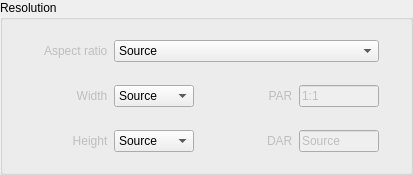
                        <widget class="QGroupBox" name="groupBoxSettings_5">
                         <property name="title">
                          <string>Resolution</string>
                         </property>
                         <layout class="QGridLayout" name="gridLayout_21">
                          <property name="topMargin">
                           <number>20</number>
                          </property>
                          <property name="bottomMargin">
                           <number>20</number>
                          </property>
                          <item row="0" column="0">
                           <layout class="QGridLayout" name="gridLayout_25">
                            <property name="topMargin">
                             <number>0</number>
                            </property>
                            <property name="horizontalSpacing">
                             <number>0</number>
                            </property>
                            <property name="verticalSpacing">
                             <number>3</number>
                            </property>
                            <item row="4" column="5">
                             <widget class="QComboBox" name="comboBox_width">
                              <property name="sizePolicy">
                               <sizepolicy hsizetype="Preferred" vsizetype="Fixed">
                                <horstretch>0</horstretch>
                                <verstretch>0</verstretch>
                               </sizepolicy>
                              </property>
                              <property name="minimumSize">
                               <size>
                                <width>80</width>
                                <height>0</height>
                               </size>
                              </property>
                              <property name="maximumSize">
                               <size>
                                <width>80</width>
                                <height>25</height>
                               </size>
                              </property>
                              <property name="maxVisibleItems">
                               <number>20</number>
                              </property>
                              <property name="iconSize">
                               <size>
                                <width>12</width>
                                <height>12</height>
                               </size>
                              </property>
                              <item>
                               <property name="text">
                                <string>Source</string>
                               </property>
                              </item>
                              <item>
                               <property name="text">
                                <string>7680</string>
                               </property>
                              </item>
                              <item>
                               <property name="text">
                                <string>4520</string>
                               </property>
                              </item>
                              <item>
                               <property name="text">
                                <string>4096</string>
                               </property>
                              </item>
                              <item>
                               <property name="text">
                                <string>3840</string>
                               </property>
                              </item>
                              <item>
                               <property name="text">
                                <string>3656</string>
                               </property>
                              </item>
                              <item>
                               <property name="text">
                                <string>2048</string>
                               </property>
                              </item>
                              <item>
                               <property name="text">
                                <string>1920</string>
                               </property>
                              </item>
                              <item>
                               <property name="text">
                                <string>1828</string>
                               </property>
                              </item>
                              <item>
                               <property name="text">
                                <string>1440</string>
                               </property>
                              </item>
                              <item>
                               <property name="text">
                                <string>1280</string>
                               </property>
                              </item>
                              <item>
                               <property name="text">
                                <string>1024</string>
                               </property>
                              </item>
                              <item>
                               <property name="text">
                                <string>768</string>
                               </property>
                              </item>
                              <item>
                               <property name="text">
                                <string>720</string>
                               </property>
                              </item>
                              <item>
                               <property name="text">
                                <string>640</string>
                               </property>
                              </item>
                              <item>
                               <property name="text">
                                <string>320</string>
                               </property>
                              </item>
                             </widget>
                            </item>
                            <item row="4" column="6" alignment="Qt::AlignRight">
                             <widget class="QLabel" name="label_8">
                              <property name="enabled">
                               <bool>false</bool>
                              </property>
                              <property name="maximumSize">
                               <size>
                                <width>16777215</width>
                                <height>24</height>
                               </size>
                              </property>
                              <property name="text">
                               <string>PAR  </string>
                              </property>
                              <property name="alignment">
                               <set>Qt::AlignRight|Qt::AlignTrailing|Qt::AlignVCenter</set>
                              </property>
                             </widget>
                            </item>
                            <item row="1" column="5">
                             <spacer name="verticalSpacer_4">
                              <property name="orientation">
                               <enum>Qt::Vertical</enum>
                              </property>
                              <property name="sizeType">
                               <enum>QSizePolicy::Fixed</enum>
                              </property>
                              <property name="sizeHint" stdset="0">
                               <size>
                                <width>20</width>
                                <height>20</height>
                               </size>
                              </property>
                             </spacer>
                            </item>
                            <item row="4" column="2">
                             <spacer name="horizontalSpacer_43">
                              <property name="orientation">
                               <enum>Qt::Horizontal</enum>
                              </property>
                              <property name="sizeType">
                               <enum>QSizePolicy::Expanding</enum>
                              </property>
                              <property name="sizeHint" stdset="0">
                               <size>
                                <width>20</width>
                                <height>20</height>
                               </size>
                              </property>
                             </spacer>
                            </item>
                            <item row="0" column="4" alignment="Qt::AlignRight">
                             <widget class="QLabel" name="label_14">
                              <property name="enabled">
                               <bool>false</bool>
                              </property>
                              <property name="minimumSize">
                               <size>
                                <width>0</width>
                                <height>0</height>
                               </size>
                              </property>
                              <property name="maximumSize">
                               <size>
                                <width>16777215</width>
                                <height>24</height>
                               </size>
                              </property>
                              <property name="text">
                               <string>   Aspect ratio  </string>
                              </property>
                              <property name="alignment">
                               <set>Qt::AlignRight|Qt::AlignTrailing|Qt::AlignVCenter</set>
                              </property>
                             </widget>
                            </item>
                            <item row="5" column="5">
                             <spacer name="verticalSpacer_8">
                              <property name="orientation">
                               <enum>Qt::Vertical</enum>
                              </property>
                              <property name="sizeType">
                               <enum>QSizePolicy::Fixed</enum>
                              </property>
                              <property name="sizeHint" stdset="0">
                               <size>
                                <width>20</width>
                                <height>20</height>
                               </size>
                              </property>
                             </spacer>
                            </item>
                            <item row="4" column="4" alignment="Qt::AlignRight">
                             <widget class="QLabel" name="label_11">
                              <property name="enabled">
                               <bool>false</bool>
                              </property>
                              <property name="minimumSize">
                               <size>
                                <width>0</width>
                                <height>0</height>
                               </size>
                              </property>
                              <property name="maximumSize">
                               <size>
                                <width>16777215</width>
                                <height>24</height>
                               </size>
                              </property>
                              <property name="text">
                               <string>   Width  </string>
                              </property>
                              <property name="alignment">
                               <set>Qt::AlignRight|Qt::AlignTrailing|Qt::AlignVCenter</set>
                              </property>
                             </widget>
                            </item>
                            <item row="6" column="5">
                             <widget class="QComboBox" name="comboBox_height">
                              <property name="sizePolicy">
                               <sizepolicy hsizetype="Preferred" vsizetype="Fixed">
                                <horstretch>0</horstretch>
                                <verstretch>0</verstretch>
                               </sizepolicy>
                              </property>
                              <property name="minimumSize">
                               <size>
                                <width>80</width>
                                <height>0</height>
                               </size>
                              </property>
                              <property name="maximumSize">
                               <size>
                                <width>80</width>
                                <height>25</height>
                               </size>
                              </property>
                              <property name="maxVisibleItems">
                               <number>20</number>
                              </property>
                              <property name="iconSize">
                               <size>
                                <width>12</width>
                                <height>12</height>
                               </size>
                              </property>
                              <item>
                               <property name="text">
                                <string>Source</string>
                               </property>
                              </item>
                              <item>
                               <property name="text">
                                <string>4320</string>
                               </property>
                              </item>
                              <item>
                               <property name="text">
                                <string>3112</string>
                               </property>
                              </item>
                              <item>
                               <property name="text">
                                <string>3072</string>
                               </property>
                              </item>
                              <item>
                               <property name="text">
                                <string>2664</string>
                               </property>
                              </item>
                              <item>
                               <property name="text">
                                <string>2540</string>
                               </property>
                              </item>
                              <item>
                               <property name="text">
                                <string>2468</string>
                               </property>
                              </item>
                              <item>
                               <property name="text">
                                <string>2304</string>
                               </property>
                              </item>
                              <item>
                               <property name="text">
                                <string>2214</string>
                               </property>
                              </item>
                              <item>
                               <property name="text">
                                <string>2204</string>
                               </property>
                              </item>
                              <item>
                               <property name="text">
                                <string>2160</string>
                               </property>
                              </item>
                              <item>
                               <property name="text">
                                <string>2056</string>
                               </property>
                              </item>
                              <item>
                               <property name="text">
                                <string>1976</string>
                               </property>
                              </item>
                              <item>
                               <property name="text">
                                <string>1744</string>
                               </property>
                              </item>
                              <item>
                               <property name="text">
                                <string>1556</string>
                               </property>
                              </item>
                              <item>
                               <property name="text">
                                <string>1536</string>
                               </property>
                              </item>
                              <item>
                               <property name="text">
                                <string>1332</string>
                               </property>
                              </item>
                              <item>
                               <property name="text">
                                <string>1234</string>
                               </property>
                              </item>
                              <item>
                               <property name="text">
                                <string>1152</string>
                               </property>
                              </item>
                              <item>
                               <property name="text">
                                <string>1107</string>
                               </property>
                              </item>
                              <item>
                               <property name="text">
                                <string>1102</string>
                               </property>
                              </item>
                              <item>
                               <property name="text">
                                <string>1080</string>
                               </property>
                              </item>
                              <item>
                               <property name="text">
                                <string>1028</string>
                               </property>
                              </item>
                              <item>
                               <property name="text">
                                <string>988</string>
                               </property>
                              </item>
                              <item>
                               <property name="text">
                                <string>872</string>
                               </property>
                              </item>
                              <item>
                               <property name="text">
                                <string>768</string>
                               </property>
                              </item>
                              <item>
                               <property name="text">
                                <string>720</string>
                               </property>
                              </item>
                              <item>
                               <property name="text">
                                <string>576</string>
                               </property>
                              </item>
                              <item>
                               <property name="text">
                                <string>540</string>
                               </property>
                              </item>
                              <item>
                               <property name="text">
                                <string>486</string>
                               </property>
                              </item>
                              <item>
                               <property name="text">
                                <string>480</string>
                               </property>
                              </item>
                              <item>
                               <property name="text">
                                <string>240</string>
                               </property>
                              </item>
                             </widget>
                            </item>
                            <item row="4" column="8">
                             <spacer name="horizontalSpacer_12">
                              <property name="orientation">
                               <enum>Qt::Horizontal</enum>
                              </property>
                              <property name="sizeHint" stdset="0">
                               <size>
                                <width>20</width>
                                <height>20</height>
                               </size>
                              </property>
                             </spacer>
                            </item>
                            <item row="6" column="4" alignment="Qt::AlignRight">
                             <widget class="QLabel" name="label_13">
                              <property name="enabled">
                               <bool>false</bool>
                              </property>
                              <property name="minimumSize">
                               <size>
                                <width>0</width>
                                <height>0</height>
                               </size>
                              </property>
                              <property name="maximumSize">
                               <size>
                                <width>16777215</width>
                                <height>24</height>
                               </size>
                              </property>
                              <property name="text">
                               <string>   Height  </string>
                              </property>
                              <property name="alignment">
                               <set>Qt::AlignRight|Qt::AlignTrailing|Qt::AlignVCenter</set>
                              </property>
                             </widget>
                            </item>
                            <item row="0" column="5" colspan="3">
                             <widget class="QComboBox" name="comboBoxAspectRatio">
                              <property name="sizePolicy">
                               <sizepolicy hsizetype="Preferred" vsizetype="Fixed">
                                <horstretch>0</horstretch>
                                <verstretch>0</verstretch>
                               </sizepolicy>
                              </property>
                              <property name="minimumSize">
                               <size>
                                <width>265</width>
                                <height>0</height>
                               </size>
                              </property>
                              <property name="maximumSize">
                               <size>
                                <width>265</width>
                                <height>25</height>
                               </size>
                              </property>
                              <property name="maxVisibleItems">
                               <number>20</number>
                              </property>
                              <item>
                               <property name="text">
                                <string>Source</string>
                               </property>
                              </item>
                              <item>
                               <property name="text">
                                <string>NTSC 4:3</string>
                               </property>
                              </item>
                              <item>
                               <property name="text">
                                <string>DV NTSC 3:2</string>
                               </property>
                              </item>
                              <item>
                               <property name="text">
                                <string>DV PAL 1,25:1</string>
                               </property>
                              </item>
                              <item>
                               <property name="text">
                                <string>CCIR 601 NTSC 1,48:1</string>
                               </property>
                              </item>
                              <item>
                               <property name="text">
                                <string>CCIR 601 Sq. NTSC 4:3</string>
                               </property>
                              </item>
                              <item>
                               <property name="text">
                                <string>CCIR 601 Sq. PAL 4:3</string>
                               </property>
                              </item>
                              <item>
                               <property name="text">
                                <string>HDTV 720 16:9</string>
                               </property>
                              </item>
                              <item>
                               <property name="text">
                                <string>HDTV 1080 16:9</string>
                               </property>
                              </item>
                              <item>
                               <property name="text">
                                <string>HDV 1080 16:9</string>
                               </property>
                              </item>
                              <item>
                               <property name="text">
                                <string>2K Academy 185</string>
                               </property>
                              </item>
                              <item>
                               <property name="text">
                                <string>2K Academy 178</string>
                               </property>
                              </item>
                              <item>
                               <property name="text">
                                <string>2K Academy 166</string>
                               </property>
                              </item>
                              <item>
                               <property name="text">
                                <string>2K Academy 1,37:1</string>
                               </property>
                              </item>
                              <item>
                               <property name="text">
                                <string>2K Academy Scope 1,17:1</string>
                               </property>
                              </item>
                              <item>
                               <property name="text">
                                <string>2K Super 35 2,35:1</string>
                               </property>
                              </item>
                              <item>
                               <property name="text">
                                <string>2K Super 185</string>
                               </property>
                              </item>
                              <item>
                               <property name="text">
                                <string>2K Super 178</string>
                               </property>
                              </item>
                              <item>
                               <property name="text">
                                <string>2K Super 166</string>
                               </property>
                              </item>
                              <item>
                               <property name="text">
                                <string>2K Full Aperture 4:3</string>
                               </property>
                              </item>
                              <item>
                               <property name="text">
                                <string>4K Academy 185</string>
                               </property>
                              </item>
                              <item>
                               <property name="text">
                                <string>4K Academy 178</string>
                               </property>
                              </item>
                              <item>
                               <property name="text">
                                <string>4K Academy 166</string>
                               </property>
                              </item>
                              <item>
                               <property name="text">
                                <string>4K Academy 1,37:1</string>
                               </property>
                              </item>
                              <item>
                               <property name="text">
                                <string>4K Academy Scope 1,17:1</string>
                               </property>
                              </item>
                              <item>
                               <property name="text">
                                <string>4K Super 35 2,35:1</string>
                               </property>
                              </item>
                              <item>
                               <property name="text">
                                <string>4K Super 185</string>
                               </property>
                              </item>
                              <item>
                               <property name="text">
                                <string>4K Super 178</string>
                               </property>
                              </item>
                              <item>
                               <property name="text">
                                <string>4K Super 166</string>
                               </property>
                              </item>
                              <item>
                               <property name="text">
                                <string>4K Full Aperture 4:3</string>
                               </property>
                              </item>
                              <item>
                               <property name="text">
                                <string>4K Ultra HD 16:9</string>
                               </property>
                              </item>
                              <item>
                               <property name="text">
                                <string>RED 2540p 16:9</string>
                               </property>
                              </item>
                              <item>
                               <property name="text">
                                <string>8K Ultra HD 16:9</string>
                               </property>
                              </item>
                              <item>
                               <property name="text">
                                <string>Custom</string>
                               </property>
                              </item>
                             </widget>
                            </item>
                            <item row="4" column="7">
                             <widget class="QLineEdit" name="lineEdit_PAR">
                              <property name="enabled">
                               <bool>false</bool>
                              </property>
                              <property name="sizePolicy">
                               <sizepolicy hsizetype="Minimum" vsizetype="Fixed">
                                <horstretch>0</horstretch>
                                <verstretch>0</verstretch>
                               </sizepolicy>
                              </property>
                              <property name="maximumSize">
                               <size>
                                <width>80</width>
                                <height>25</height>
                               </size>
                              </property>
                              <property name="text">
                               <string>1:1</string>
                              </property>
                             </widget>
                            </item>
                            <item row="6" column="6" alignment="Qt::AlignRight">
                             <widget class="QLabel" name="label_9">
                              <property name="enabled">
                               <bool>false</bool>
                              </property>
                              <property name="maximumSize">
                               <size>
                                <width>16777215</width>
                                <height>24</height>
                               </size>
                              </property>
                              <property name="text">
                               <string>DAR  </string>
                              </property>
                              <property name="alignment">
                               <set>Qt::AlignRight|Qt::AlignTrailing|Qt::AlignVCenter</set>
                              </property>
                             </widget>
                            </item>
                            <item row="6" column="7">
                             <widget class="QLineEdit" name="lineEdit_DAR">
                              <property name="enabled">
                               <bool>false</bool>
                              </property>
                              <property name="maximumSize">
                               <size>
                                <width>80</width>
                                <height>25</height>
                               </size>
                              </property>
                              <property name="text">
                               <string>Source</string>
                              </property>
                             </widget>
                            </item>
                           </layout>
                          </item>
                         </layout>
                        </widget>
